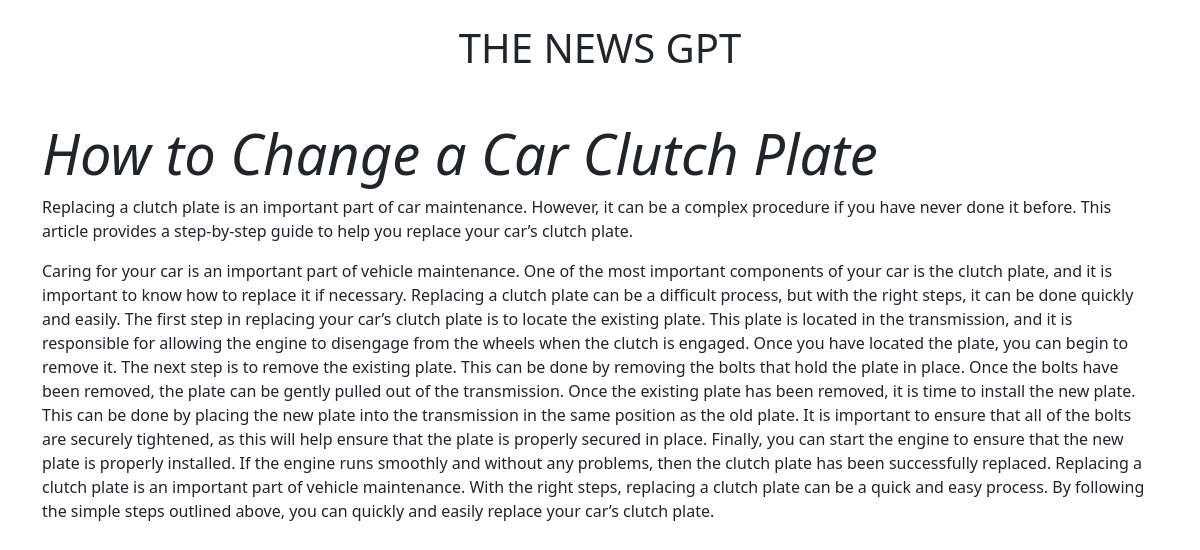
Page /article/6 on the committed database.
### models.py (models this page shows)
class Article(db.Model):
    prompt = db.Column(db.String)
    id = db.Column(db.Integer, primary_key=True)
    headline = db.Column(db.String)
    subheading = db.Column(db.String)
    summary = db.Column(db.Text)
    article = db.Column(db.Text)

### main.py (the view)
@app.route('/article/<int:id>', methods=['GET', 'POST'])
def article(id):
    article = Article.query.get(id)
    if request.method == "POST":
        return redirect("/")
    else:
        return render_template('article.html', article=article)

### templates/article.html (shortened to what this page needs)
{% extends 'base.html' %}
{% block content %}
<div class="container mt-5">
  <h1 class="display-4"><em>{{ article["headline"] }}</em></h1>
  <p>{{ article["summary"] }}</p>
  <p>{{ article["article"] }}</p>
</div>
{% endblock %}

### rows in the picture
Article: headline "How to Change a Car Clutch Plate", summary "Replacing a clutch plate is an important part of car maintenance. However, it can be a complex procedure if you have never done it before. This article provides a step-by-step guide to help you replace your car’s clutch plate.", article "Caring for your car is an important part of vehicle maintenance. One of the most important components of your car is the clutch plate, and it is important to know how to replace it if necessary. Replacing a clutch plate can be a difficult process, but with the right steps, it can be done quickly and easily. The first step in replacing your car’s clutch plate is to locate the existing plate. This plate is located in the transmission, and it is responsible for allowing the engine to disengage from the wheels when the clutch is engaged. Once you have located the plate, you can begin to remove it. The next step is to remove the existing plate. This can be done by removing the bolts that hold…"
